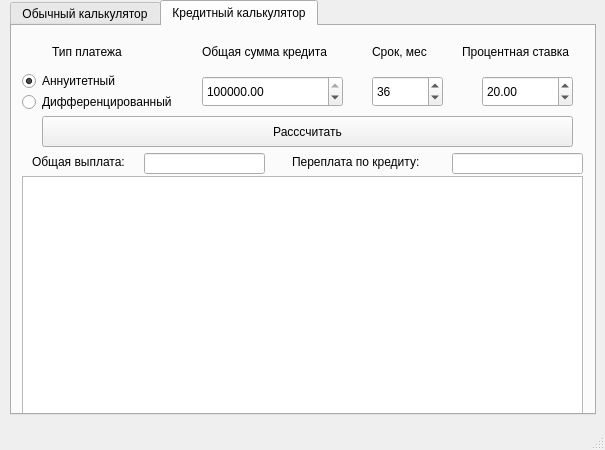
<?xml version="1.0" encoding="UTF-8"?>
<ui version="4.0">
 <class>View</class>
 <widget class="QMainWindow" name="View">
  <property name="geometry">
   <rect>
    <x>0</x>
    <y>0</y>
    <width>605</width>
    <height>450</height>
   </rect>
  </property>
  <property name="sizePolicy">
   <sizepolicy hsizetype="Maximum" vsizetype="Maximum">
    <horstretch>0</horstretch>
    <verstretch>0</verstretch>
   </sizepolicy>
  </property>
  <property name="minimumSize">
   <size>
    <width>605</width>
    <height>450</height>
   </size>
  </property>
  <property name="maximumSize">
   <size>
    <width>605</width>
    <height>450</height>
   </size>
  </property>
  <property name="windowTitle">
   <string>MainWindow</string>
  </property>
  <widget class="QWidget" name="centralwidget">
   <widget class="QTabWidget" name="tabWidget">
    <property name="geometry">
     <rect>
      <x>10</x>
      <y>0</y>
      <width>586</width>
      <height>415</height>
     </rect>
    </property>
    <property name="minimumSize">
     <size>
      <width>586</width>
      <height>415</height>
     </size>
    </property>
    <property name="maximumSize">
     <size>
      <width>586</width>
      <height>415</height>
     </size>
    </property>
    <property name="currentIndex">
     <number>1</number>
    </property>
    <widget class="QWidget" name="tab">
     <attribute name="title">
      <string>Обычный калькулятор</string>
     </attribute>
     <widget class="QPushButton" name="pushButton_sin">
      <property name="geometry">
       <rect>
        <x>10</x>
        <y>180</y>
        <width>91</width>
        <height>51</height>
       </rect>
      </property>
      <property name="styleSheet">
       <string notr="true">QPushButton {
  background-color: rgb(94, 94, 94);
  color: white; 
  border: 1px solid gray;
}

QPushButton:pressed {
    background-color: qlineargradient(x1: 0, y1: 0, x2: 0, y2: 1,
                                      stop: 0 #FF7832, stop: 1 #FF9739);
}</string>
      </property>
      <property name="text">
       <string>sin</string>
      </property>
     </widget>
     <widget class="QLabel" name="out_result">
      <property name="geometry">
       <rect>
        <x>10</x>
        <y>0</y>
        <width>561</width>
        <height>41</height>
       </rect>
      </property>
      <property name="styleSheet">
       <string notr="true">QLabel {
  qproperty-alignment: 'AlignVCenter | AlignRight';
  border: 1px solid gray;
}

background-color : white;</string>
      </property>
      <property name="text">
       <string>0</string>
      </property>
     </widget>
     <widget class="QPushButton" name="pushButton_8">
      <property name="geometry">
       <rect>
        <x>270</x>
        <y>130</y>
        <width>81</width>
        <height>51</height>
       </rect>
      </property>
      <property name="styleSheet">
       <string notr="true">QPushButton {
   border: 1px solid gray;
}
QPushButton:pressed {
    background-color: qlineargradient(x1: 0, y1: 0, x2: 0, y2: 1,
                                      stop: 0 #dadbde, stop: 1 #f6f7fa);
}</string>
      </property>
      <property name="text">
       <string>8</string>
      </property>
     </widget>
     <widget class="QPushButton" name="pushButton_diff">
      <property name="geometry">
       <rect>
        <x>430</x>
        <y>180</y>
        <width>71</width>
        <height>51</height>
       </rect>
      </property>
      <property name="styleSheet">
       <string notr="true">QPushButton {
  background-color: rgb(77, 77, 78);
  color: white; 
  border: 1px solid gray;
}

QPushButton:pressed {
    background-color: qlineargradient(x1: 0, y1: 0, x2: 0, y2: 1,
                                      stop: 0 #FF7832, stop: 1 #FF9739);
}</string>
      </property>
      <property name="text">
       <string>-</string>
      </property>
     </widget>
     <widget class="QPushButton" name="pushButton_sum">
      <property name="geometry">
       <rect>
        <x>430</x>
        <y>230</y>
        <width>71</width>
        <height>51</height>
       </rect>
      </property>
      <property name="styleSheet">
       <string notr="true">QPushButton {
  background-color: rgb(77, 77, 78);
  color: white; 
  border: 1px solid gray;
}

QPushButton:pressed {
    background-color: qlineargradient(x1: 0, y1: 0, x2: 0, y2: 1,
                                      stop: 0 #FF7832, stop: 1 #FF9739);
}</string>
      </property>
      <property name="text">
       <string>+</string>
      </property>
     </widget>
     <widget class="QCheckBox" name="plot">
      <property name="enabled">
       <bool>true</bool>
      </property>
      <property name="geometry">
       <rect>
        <x>50</x>
        <y>335</y>
        <width>51</width>
        <height>51</height>
       </rect>
      </property>
      <property name="text">
       <string>Plot</string>
      </property>
      <property name="autoRepeat">
       <bool>false</bool>
      </property>
      <property name="tristate">
       <bool>false</bool>
      </property>
     </widget>
     <widget class="QPushButton" name="pushButton_acos">
      <property name="geometry">
       <rect>
        <x>100</x>
        <y>130</y>
        <width>91</width>
        <height>51</height>
       </rect>
      </property>
      <property name="styleSheet">
       <string notr="true">QPushButton {
  background-color: rgb(94, 94, 94);
  color: white; 
  border: 1px solid gray;
}

QPushButton:pressed {
    background-color: qlineargradient(x1: 0, y1: 0, x2: 0, y2: 1,
                                      stop: 0 #FF7832, stop: 1 #FF9739);
}</string>
      </property>
      <property name="text">
       <string>acos</string>
      </property>
     </widget>
     <widget class="QPushButton" name="pushButton_result">
      <property name="geometry">
       <rect>
        <x>430</x>
        <y>280</y>
        <width>141</width>
        <height>51</height>
       </rect>
      </property>
      <property name="styleSheet">
       <string notr="true">QPushButton {
  background-color: rgb(218, 112, 15);
  color: white; 
  border: 1px solid gray;
}

QPushButton:pressed {
    background-color: qlineargradient(x1: 0, y1: 0, x2: 0, y2: 1,
                                      stop: 0 #FF7832, stop: 1 #FF9739);
}</string>
      </property>
      <property name="text">
       <string>=</string>
      </property>
     </widget>
     <widget class="QPushButton" name="pushButton_7">
      <property name="geometry">
       <rect>
        <x>190</x>
        <y>130</y>
        <width>81</width>
        <height>51</height>
       </rect>
      </property>
      <property name="styleSheet">
       <string notr="true">QPushButton {
   border: 1px solid gray;
}
QPushButton:pressed {
    background-color: qlineargradient(x1: 0, y1: 0, x2: 0, y2: 1,
                                      stop: 0 #dadbde, stop: 1 #f6f7fa);
}</string>
      </property>
      <property name="text">
       <string>7</string>
      </property>
     </widget>
     <widget class="QPushButton" name="pushButton_div">
      <property name="geometry">
       <rect>
        <x>500</x>
        <y>130</y>
        <width>71</width>
        <height>51</height>
       </rect>
      </property>
      <property name="styleSheet">
       <string notr="true">QPushButton {
  background-color: rgb(77, 77, 78);
  color: white; 
  border: 1px solid gray;
}

QPushButton:pressed {
    background-color: qlineargradient(x1: 0, y1: 0, x2: 0, y2: 1,
                                      stop: 0 #FF7832, stop: 1 #FF9739);
}</string>
      </property>
      <property name="text">
       <string>/</string>
      </property>
     </widget>
     <widget class="QPushButton" name="pushButton_sqrt">
      <property name="geometry">
       <rect>
        <x>10</x>
        <y>80</y>
        <width>91</width>
        <height>51</height>
       </rect>
      </property>
      <property name="styleSheet">
       <string notr="true">QPushButton {
  background-color: rgb(94, 94, 94);
  color: white; 
  border: 1px solid gray;
}

QPushButton:pressed {
    background-color: qlineargradient(x1: 0, y1: 0, x2: 0, y2: 1,
                                      stop: 0 #FF7832, stop: 1 #FF9739);
}</string>
      </property>
      <property name="text">
       <string>sqrt</string>
      </property>
     </widget>
     <widget class="QPushButton" name="pushButton_mult">
      <property name="geometry">
       <rect>
        <x>430</x>
        <y>130</y>
        <width>71</width>
        <height>51</height>
       </rect>
      </property>
      <property name="styleSheet">
       <string notr="true">QPushButton {
  background-color: rgb(77, 77, 78);
  color: white; 
  border: 1px solid gray;
}

QPushButton:pressed {
    background-color: qlineargradient(x1: 0, y1: 0, x2: 0, y2: 1,
                                      stop: 0 #FF7832, stop: 1 #FF9739);
}</string>
      </property>
      <property name="text">
       <string>*</string>
      </property>
     </widget>
     <widget class="QPushButton" name="pushButton_1">
      <property name="geometry">
       <rect>
        <x>190</x>
        <y>230</y>
        <width>81</width>
        <height>51</height>
       </rect>
      </property>
      <property name="styleSheet">
       <string notr="true">QPushButton {
   border: 1px solid gray;
}
QPushButton:pressed {
    background-color: qlineargradient(x1: 0, y1: 0, x2: 0, y2: 1,
                                      stop: 0 #dadbde, stop: 1 #f6f7fa);
}</string>
      </property>
      <property name="text">
       <string>1</string>
      </property>
     </widget>
     <widget class="QLabel" name="out_string">
      <property name="geometry">
       <rect>
        <x>10</x>
        <y>40</y>
        <width>561</width>
        <height>41</height>
       </rect>
      </property>
      <property name="styleSheet">
       <string notr="true">QLabel {
  qproperty-alignment: 'AlignVCenter | AlignRight';
  border: 1px solid gray;
}

background-color : white;</string>
      </property>
      <property name="text">
       <string/>
      </property>
      <property name="margin">
       <number>0</number>
      </property>
     </widget>
     <widget class="QLabel" name="text_X">
      <property name="geometry">
       <rect>
        <x>170</x>
        <y>345</y>
        <width>21</width>
        <height>31</height>
       </rect>
      </property>
      <property name="text">
       <string>X = </string>
      </property>
     </widget>
     <widget class="QPushButton" name="pushButton_ac">
      <property name="geometry">
       <rect>
        <x>430</x>
        <y>80</y>
        <width>141</width>
        <height>51</height>
       </rect>
      </property>
      <property name="styleSheet">
       <string notr="true">QPushButton {
  background-color:rgb(218, 112, 15);
  color: white; 
  border: 1px solid gray;
}

QPushButton:pressed {
    background-color: qlineargradient(x1: 0, y1: 0, x2: 0, y2: 1,
                                      stop: 0 #FF7832, stop: 1 #FF9739);
}</string>
      </property>
      <property name="text">
       <string>AC</string>
      </property>
     </widget>
     <widget class="QPushButton" name="pushButton_atan">
      <property name="geometry">
       <rect>
        <x>100</x>
        <y>230</y>
        <width>91</width>
        <height>51</height>
       </rect>
      </property>
      <property name="styleSheet">
       <string notr="true">QPushButton {
  background-color: rgb(94, 94, 94);
  color: white; 
  border: 1px solid gray;
}

QPushButton:pressed {
    background-color: qlineargradient(x1: 0, y1: 0, x2: 0, y2: 1,
                                      stop: 0 #FF7832, stop: 1 #FF9739);
}</string>
      </property>
      <property name="text">
       <string>atan</string>
      </property>
     </widget>
     <widget class="QPushButton" name="pushButton_5">
      <property name="geometry">
       <rect>
        <x>270</x>
        <y>180</y>
        <width>81</width>
        <height>51</height>
       </rect>
      </property>
      <property name="styleSheet">
       <string notr="true">QPushButton {
   border: 1px solid gray;
}
QPushButton:pressed {
    background-color: qlineargradient(x1: 0, y1: 0, x2: 0, y2: 1,
                                      stop: 0 #dadbde, stop: 1 #f6f7fa);
}</string>
      </property>
      <property name="text">
       <string>5</string>
      </property>
     </widget>
     <widget class="QPushButton" name="pushButton_4">
      <property name="geometry">
       <rect>
        <x>190</x>
        <y>180</y>
        <width>81</width>
        <height>51</height>
       </rect>
      </property>
      <property name="styleSheet">
       <string notr="true">QPushButton {
   border: 1px solid gray;
}
QPushButton:pressed {
    background-color: qlineargradient(x1: 0, y1: 0, x2: 0, y2: 1,
                                      stop: 0 #dadbde, stop: 1 #f6f7fa);
}</string>
      </property>
      <property name="text">
       <string>4</string>
      </property>
     </widget>
     <widget class="QPushButton" name="pushButton_9">
      <property name="geometry">
       <rect>
        <x>350</x>
        <y>130</y>
        <width>81</width>
        <height>51</height>
       </rect>
      </property>
      <property name="styleSheet">
       <string notr="true">QPushButton {
   border: 1px solid gray;
}
QPushButton:pressed {
    background-color: qlineargradient(x1: 0, y1: 0, x2: 0, y2: 1,
                                      stop: 0 #dadbde, stop: 1 #f6f7fa);
}</string>
      </property>
      <property name="text">
       <string>9</string>
      </property>
     </widget>
     <widget class="QPushButton" name="pushButton_degree">
      <property name="geometry">
       <rect>
        <x>500</x>
        <y>180</y>
        <width>71</width>
        <height>51</height>
       </rect>
      </property>
      <property name="styleSheet">
       <string notr="true">QPushButton {
  background-color: rgb(77, 77, 78);
  color: white; 
  border: 1px solid gray;
}

QPushButton:pressed {
    background-color: qlineargradient(x1: 0, y1: 0, x2: 0, y2: 1,
                                      stop: 0 #FF7832, stop: 1 #FF9739);
}</string>
      </property>
      <property name="text">
       <string>^</string>
      </property>
     </widget>
     <widget class="QPushButton" name="pushButton_close_bracket">
      <property name="geometry">
       <rect>
        <x>240</x>
        <y>80</y>
        <width>51</width>
        <height>51</height>
       </rect>
      </property>
      <property name="styleSheet">
       <string notr="true">QPushButton {
  background-color: rgb(94, 94, 94);
  color: white; 
  border: 1px solid gray;
}

QPushButton:pressed {
    background-color: qlineargradient(x1: 0, y1: 0, x2: 0, y2: 1,
                                      stop: 0 #FF7832, stop: 1 #FF9739);
}</string>
      </property>
      <property name="text">
       <string>)</string>
      </property>
     </widget>
     <widget class="QDoubleSpinBox" name="input_X">
      <property name="geometry">
       <rect>
        <x>200</x>
        <y>350</y>
        <width>231</width>
        <height>22</height>
       </rect>
      </property>
      <property name="decimals">
       <number>3</number>
      </property>
      <property name="minimum">
       <double>-9999999.990000000223517</double>
      </property>
      <property name="maximum">
       <double>9999999.990000000223517</double>
      </property>
     </widget>
     <widget class="QPushButton" name="pushButton_6">
      <property name="geometry">
       <rect>
        <x>350</x>
        <y>180</y>
        <width>81</width>
        <height>51</height>
       </rect>
      </property>
      <property name="styleSheet">
       <string notr="true">QPushButton {
   border: 1px solid gray;
}
QPushButton:pressed {
    background-color: qlineargradient(x1: 0, y1: 0, x2: 0, y2: 1,
                                      stop: 0 #dadbde, stop: 1 #f6f7fa);
}</string>
      </property>
      <property name="text">
       <string>6</string>
      </property>
     </widget>
     <widget class="QPushButton" name="pushButton_asin">
      <property name="geometry">
       <rect>
        <x>100</x>
        <y>180</y>
        <width>91</width>
        <height>51</height>
       </rect>
      </property>
      <property name="styleSheet">
       <string notr="true">QPushButton {
  background-color: rgb(94, 94, 94);
  color: white; 
  border: 1px solid gray;
}

QPushButton:pressed {
    background-color: qlineargradient(x1: 0, y1: 0, x2: 0, y2: 1,
                                      stop: 0 #FF7832, stop: 1 #FF9739);
}</string>
      </property>
      <property name="text">
       <string>asin</string>
      </property>
     </widget>
     <widget class="QPushButton" name="pushButton_delete">
      <property name="geometry">
       <rect>
        <x>350</x>
        <y>80</y>
        <width>81</width>
        <height>51</height>
       </rect>
      </property>
      <property name="styleSheet">
       <string notr="true">QPushButton {
  background-color: rgb(94, 94, 94);
  color: white; 
  border: 1px solid gray;
}

QPushButton:pressed {
    background-color: qlineargradient(x1: 0, y1: 0, x2: 0, y2: 1,
                                      stop: 0 #FF7832, stop: 1 #FF9739);
}</string>
      </property>
      <property name="text">
       <string>&lt;-</string>
      </property>
     </widget>
     <widget class="QPushButton" name="pushButton_log">
      <property name="geometry">
       <rect>
        <x>100</x>
        <y>280</y>
        <width>91</width>
        <height>51</height>
       </rect>
      </property>
      <property name="styleSheet">
       <string notr="true">QPushButton {
  background-color: rgb(94, 94, 94);
  color: white; 
  border: 1px solid gray;
}

QPushButton:pressed {
    background-color: qlineargradient(x1: 0, y1: 0, x2: 0, y2: 1,
                                      stop: 0 #FF7832, stop: 1 #FF9739);
}</string>
      </property>
      <property name="text">
       <string>log</string>
      </property>
     </widget>
     <widget class="QPushButton" name="pushButton_x">
      <property name="geometry">
       <rect>
        <x>100</x>
        <y>80</y>
        <width>91</width>
        <height>51</height>
       </rect>
      </property>
      <property name="styleSheet">
       <string notr="true">QPushButton {
  background-color: rgb(94, 94, 94);
  color: white; 
  border: 1px solid gray;
}

QPushButton:pressed {
    background-color: qlineargradient(x1: 0, y1: 0, x2: 0, y2: 1,
                                      stop: 0 #FF7832, stop: 1 #FF9739);
}</string>
      </property>
      <property name="text">
       <string>x</string>
      </property>
     </widget>
     <widget class="QPushButton" name="pushButton_open_brecket">
      <property name="geometry">
       <rect>
        <x>190</x>
        <y>80</y>
        <width>51</width>
        <height>51</height>
       </rect>
      </property>
      <property name="styleSheet">
       <string notr="true">QPushButton {
  background-color: rgb(94, 94, 94);
  color: white; 
  border: 1px solid gray;
}

QPushButton:pressed {
    background-color: qlineargradient(x1: 0, y1: 0, x2: 0, y2: 1,
                                      stop: 0 #FF7832, stop: 1 #FF9739);
}</string>
      </property>
      <property name="text">
       <string>(</string>
      </property>
     </widget>
     <widget class="QPushButton" name="pushButton_2">
      <property name="geometry">
       <rect>
        <x>270</x>
        <y>230</y>
        <width>81</width>
        <height>51</height>
       </rect>
      </property>
      <property name="styleSheet">
       <string notr="true">QPushButton {
   border: 1px solid gray;
}
QPushButton:pressed {
    background-color: qlineargradient(x1: 0, y1: 0, x2: 0, y2: 1,
                                      stop: 0 #dadbde, stop: 1 #f6f7fa);
}</string>
      </property>
      <property name="text">
       <string>2</string>
      </property>
     </widget>
     <widget class="QPushButton" name="pushButton_3">
      <property name="geometry">
       <rect>
        <x>350</x>
        <y>230</y>
        <width>81</width>
        <height>51</height>
       </rect>
      </property>
      <property name="styleSheet">
       <string notr="true">QPushButton {
   border: 1px solid gray;
}
QPushButton:pressed {
    background-color: qlineargradient(x1: 0, y1: 0, x2: 0, y2: 1,
                                      stop: 0 #dadbde, stop: 1 #f6f7fa);
}</string>
      </property>
      <property name="text">
       <string>3</string>
      </property>
     </widget>
     <widget class="QPushButton" name="pushButton_dot">
      <property name="geometry">
       <rect>
        <x>350</x>
        <y>280</y>
        <width>81</width>
        <height>51</height>
       </rect>
      </property>
      <property name="styleSheet">
       <string notr="true">QPushButton {
  background-color: rgb(94, 94, 94);
  color: white; 
  border: 1px solid gray;
}

QPushButton:pressed {
    background-color: qlineargradient(x1: 0, y1: 0, x2: 0, y2: 1,
                                      stop: 0 #FF7832, stop: 1 #FF9739);
}</string>
      </property>
      <property name="text">
       <string>.</string>
      </property>
     </widget>
     <widget class="QPushButton" name="pushButton_tan">
      <property name="geometry">
       <rect>
        <x>10</x>
        <y>230</y>
        <width>91</width>
        <height>51</height>
       </rect>
      </property>
      <property name="styleSheet">
       <string notr="true">QPushButton {
  background-color: rgb(94, 94, 94);
  color: white; 
  border: 1px solid gray;
}

QPushButton:pressed {
    background-color: qlineargradient(x1: 0, y1: 0, x2: 0, y2: 1,
                                      stop: 0 #FF7832, stop: 1 #FF9739);
}</string>
      </property>
      <property name="text">
       <string>tan</string>
      </property>
     </widget>
     <widget class="QPushButton" name="pushButton_cos">
      <property name="geometry">
       <rect>
        <x>10</x>
        <y>130</y>
        <width>91</width>
        <height>51</height>
       </rect>
      </property>
      <property name="styleSheet">
       <string notr="true">QPushButton {
  background-color: rgb(94, 94, 94);
  color: white; 
  border: 1px solid gray;
}

QPushButton:pressed {
    background-color: qlineargradient(x1: 0, y1: 0, x2: 0, y2: 1,
                                      stop: 0 #FF7832, stop: 1 #FF9739);
}</string>
      </property>
      <property name="text">
       <string>cos</string>
      </property>
     </widget>
     <widget class="QPushButton" name="pushButton_ln">
      <property name="geometry">
       <rect>
        <x>10</x>
        <y>280</y>
        <width>91</width>
        <height>51</height>
       </rect>
      </property>
      <property name="styleSheet">
       <string notr="true">QPushButton {
  background-color: rgb(94, 94, 94);
  color: white; 
  border: 1px solid gray;
}

QPushButton:pressed {
    background-color: qlineargradient(x1: 0, y1: 0, x2: 0, y2: 1,
                                      stop: 0 #FF7832, stop: 1 #FF9739);
}</string>
      </property>
      <property name="text">
       <string>ln</string>
      </property>
     </widget>
     <widget class="QPushButton" name="pushButton_mod">
      <property name="geometry">
       <rect>
        <x>500</x>
        <y>230</y>
        <width>71</width>
        <height>51</height>
       </rect>
      </property>
      <property name="styleSheet">
       <string notr="true">QPushButton {
  background-color: rgb(77, 77, 78);
  color: white; 
  border: 1px solid gray;
}

QPushButton:pressed {
    background-color: qlineargradient(x1: 0, y1: 0, x2: 0, y2: 1,
                                      stop: 0 #FF7832, stop: 1 #FF9739);
}</string>
      </property>
      <property name="text">
       <string>mod</string>
      </property>
     </widget>
     <widget class="QPushButton" name="pushButton_0">
      <property name="geometry">
       <rect>
        <x>190</x>
        <y>280</y>
        <width>161</width>
        <height>51</height>
       </rect>
      </property>
      <property name="styleSheet">
       <string notr="true">QPushButton {
   border: 1px solid gray;
}
QPushButton:pressed {
    background-color: qlineargradient(x1: 0, y1: 0, x2: 0, y2: 1,
                                      stop: 0 #dadbde, stop: 1 #f6f7fa);
}</string>
      </property>
      <property name="text">
       <string>0</string>
      </property>
     </widget>
     <widget class="QPushButton" name="pushButton_exp">
      <property name="geometry">
       <rect>
        <x>290</x>
        <y>80</y>
        <width>61</width>
        <height>51</height>
       </rect>
      </property>
      <property name="styleSheet">
       <string notr="true">QPushButton {
  background-color: rgb(94, 94, 94);
  color: white; 
  border: 1px solid gray;
}

QPushButton:pressed {
    background-color: qlineargradient(x1: 0, y1: 0, x2: 0, y2: 1,
                                      stop: 0 #FF7832, stop: 1 #FF9739);
}</string>
      </property>
      <property name="text">
       <string>e</string>
      </property>
     </widget>
    </widget>
    <widget class="QWidget" name="tab_2">
     <attribute name="title">
      <string>Кредитный калькулятор</string>
     </attribute>
     <widget class="QLabel" name="label">
      <property name="geometry">
       <rect>
        <x>190</x>
        <y>10</y>
        <width>141</width>
        <height>31</height>
       </rect>
      </property>
      <property name="text">
       <string>Общая сумма кредита</string>
      </property>
     </widget>
     <widget class="QLabel" name="label_2">
      <property name="geometry">
       <rect>
        <x>360</x>
        <y>10</y>
        <width>71</width>
        <height>31</height>
       </rect>
      </property>
      <property name="text">
       <string>Срок, мес</string>
      </property>
     </widget>
     <widget class="QLabel" name="label_3">
      <property name="geometry">
       <rect>
        <x>450</x>
        <y>10</y>
        <width>131</width>
        <height>31</height>
       </rect>
      </property>
      <property name="text">
       <string>Процентная ставка</string>
      </property>
     </widget>
     <widget class="QLabel" name="label_4">
      <property name="geometry">
       <rect>
        <x>40</x>
        <y>10</y>
        <width>81</width>
        <height>31</height>
       </rect>
      </property>
      <property name="text">
       <string>Тип платежа</string>
      </property>
     </widget>
     <widget class="QDoubleSpinBox" name="doubleSpinBox_credit_sum">
      <property name="geometry">
       <rect>
        <x>190</x>
        <y>50</y>
        <width>141</width>
        <height>31</height>
       </rect>
      </property>
      <property name="maximum">
       <double>9999999999999.990234375000000</double>
      </property>
      <property name="value">
       <double>1000000.000000000000000</double>
      </property>
     </widget>
     <widget class="QSpinBox" name="spinBox_term">
      <property name="geometry">
       <rect>
        <x>360</x>
        <y>50</y>
        <width>71</width>
        <height>31</height>
       </rect>
      </property>
      <property name="maximum">
       <number>999</number>
      </property>
      <property name="value">
       <number>36</number>
      </property>
     </widget>
     <widget class="QDoubleSpinBox" name="doubleSpinBox_bid">
      <property name="geometry">
       <rect>
        <x>470</x>
        <y>50</y>
        <width>91</width>
        <height>31</height>
       </rect>
      </property>
      <property name="maximum">
       <double>200.000000000000000</double>
      </property>
      <property name="value">
       <double>20.000000000000000</double>
      </property>
     </widget>
     <widget class="QPushButton" name="pushButton_calculate">
      <property name="geometry">
       <rect>
        <x>30</x>
        <y>90</y>
        <width>531</width>
        <height>31</height>
       </rect>
      </property>
      <property name="text">
       <string>Расссчитать</string>
      </property>
     </widget>
     <widget class="QLabel" name="label_5">
      <property name="geometry">
       <rect>
        <x>20</x>
        <y>120</y>
        <width>111</width>
        <height>31</height>
       </rect>
      </property>
      <property name="text">
       <string>Общая выплата:</string>
      </property>
     </widget>
     <widget class="QLabel" name="label_6">
      <property name="geometry">
       <rect>
        <x>280</x>
        <y>120</y>
        <width>151</width>
        <height>31</height>
       </rect>
      </property>
      <property name="text">
       <string>Переплата по кредиту:</string>
      </property>
     </widget>
     <widget class="QLineEdit" name="lineEdit_total">
      <property name="geometry">
       <rect>
        <x>132</x>
        <y>127</y>
        <width>121</width>
        <height>21</height>
       </rect>
      </property>
     </widget>
     <widget class="QLineEdit" name="lineEdit_overpayment">
      <property name="geometry">
       <rect>
        <x>440</x>
        <y>127</y>
        <width>131</width>
        <height>21</height>
       </rect>
      </property>
     </widget>
     <widget class="QTableView" name="tableView">
      <property name="geometry">
       <rect>
        <x>10</x>
        <y>150</y>
        <width>561</width>
        <height>361</height>
       </rect>
      </property>
     </widget>
     <widget class="QRadioButton" name="radioButton_annuity">
      <property name="geometry">
       <rect>
        <x>10</x>
        <y>45</y>
        <width>109</width>
        <height>20</height>
       </rect>
      </property>
      <property name="text">
       <string>Аннуитетный</string>
      </property>
      <property name="checked">
       <bool>true</bool>
      </property>
     </widget>
     <widget class="QRadioButton" name="radioButton_different">
      <property name="geometry">
       <rect>
        <x>10</x>
        <y>66</y>
        <width>169</width>
        <height>20</height>
       </rect>
      </property>
      <property name="text">
       <string>Дифференцированный</string>
      </property>
     </widget>
    </widget>
   </widget>
  </widget>
  <widget class="QStatusBar" name="statusBar"/>
 </widget>
 <resources/>
 <connections/>
</ui>
